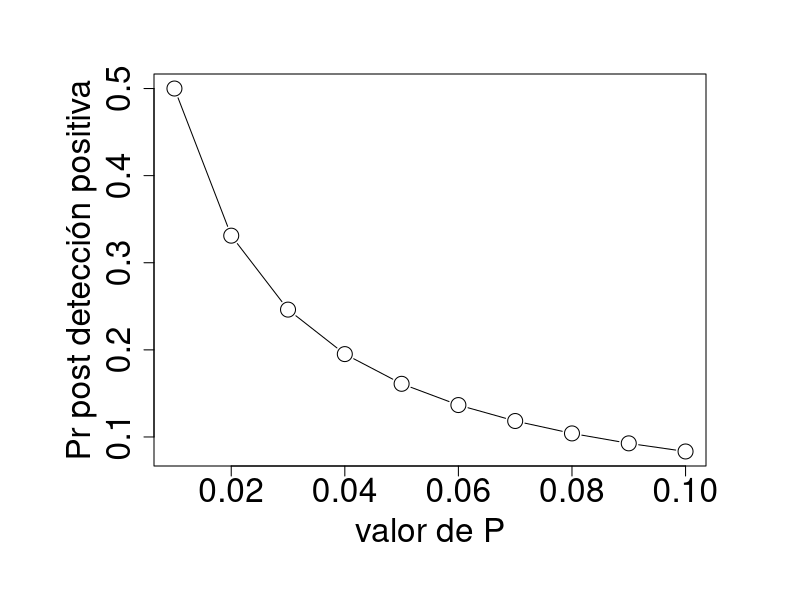
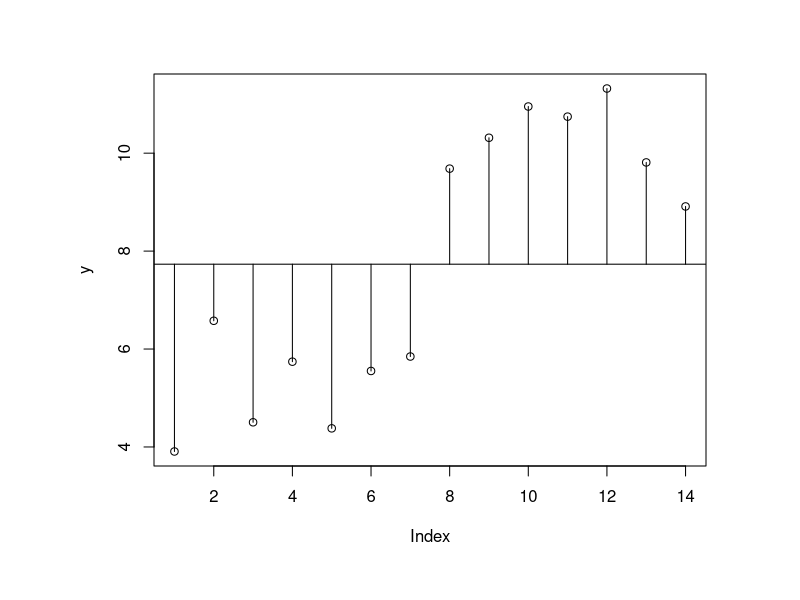
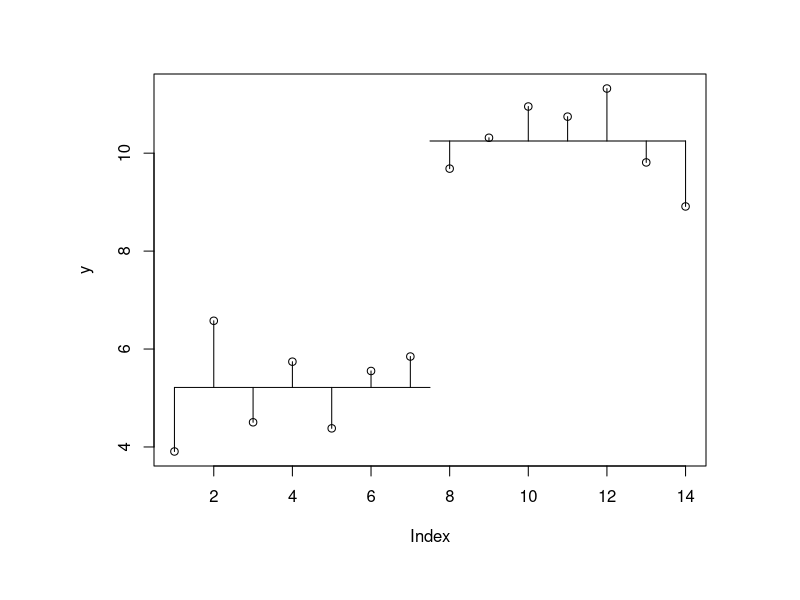
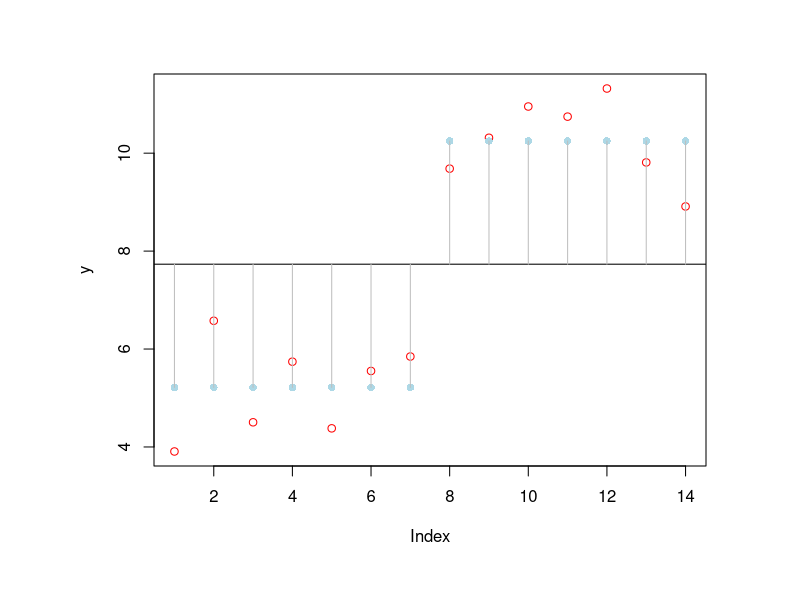

Reproduce these figures in R, in order.
## ---- chunk 1
Pr_positivo_vampiro <- 0.95 
Pr_positivo_Mortal <- 0.01 
Pr_vampiro <- 0.001 
## ---- chunk 2
Pr_positivo <- Pr_positivo_vampiro * Pr_vampiro + Pr_positivo_Mortal * (1 - Pr_vampiro) 

Pr_vampiro_positivo <- (Pr_positivo_vampiro * Pr_vampiro) / Pr_positivo

round(Pr_vampiro_positivo, 3)
## ---- chunk 3
Pr_posterior_hallazgo_verdadero <- (0.95 * 0.01) / ((0.95 * 0.01) + (0.05 * (1-0.01)))
Pr_posterior_hallazgo_verdadero
## ---- chunk 4
ciencia <- function (pr_pos_verdadero = 0.95, pr_verdadero = 0.01)
{
    pr_falso <- 1 - pr_verdadero
    pr_pos_falso <- 1 - pr_pos_verdadero

    pr_verdadero_pos <- pr_pos_verdadero * pr_verdadero / (pr_pos_verdadero * pr_verdadero + pr_pos_falso*pr_falso)

    return(pr_verdadero_pos)
}
## ---- chunk 5
# Elegimos una serie de valores de interés
valores_de_interés <- seq(0.9, 0.99, 0.01)

# Creamos un espacio de memoria vacío para anotar ahí los cálculos
resultados <- data.frame(numeric(0), numeric(0))
for (pr in valores_de_interés) 
    resultados <- rbind(resultados, c(pr, ciencia(pr, 0.01)))

names(resultados) <- c("p_error", "p_post")
## ---- chunk 6
# Área de graficación. mar() para el margen. oma() alrededor del margen.
par(oma=c(2,3,1,2)) # abajo=2, izq=3, arriba=1, der=2
par(mar=c(4,4,2,2) + 0.7)

# Tamaño de la gráfica
options(repr.plot.width = 15, repr.plot.height = 5)

# Gráfica
plot(x = 1 - resultados$p_error, y = resultados$p_post,
     type = "b", xlab = "valor de P", ylab = "Pr post detección positiva", cex = 2, 
     cex.axis  = 2, cex.lab = 2)
## ---- chunk 7
pf(198.50, 1, 2, lower.tail=F)
pt(sqrt(198.50), 2, lower.tail = F)*2
## ---- chunk 8
anova.data <- data.frame(y=c(rnorm(7, 5.4, 1), rnorm(7, 10.8, 1)))
anova.data$f <- factor(rep(c("a", "b"), each = 7))  

## ---- chunk 9
attach(anova.data)
## ---- chunk 10
plot(y)
abline(mean(y), 0)
for (i in 1:length(y)) lines (c(i,i), c(mean(y), y[i]))
## ---- chunk 11
dist_med_y <- sum(abs(y - mean(y)))
dist_med_y
## ---- chunk 12
means <- tapply(y, f, mean)
means
## ---- chunk 13
plot(y)
lines(c(1, 7.5), c(means[1], means[1]))
lines(c(7.5, 14), c(means[2], means[2]))
for (i in 1:7 ) lines (c(i,i), c(means[1], y[i]))
for (i in 8:14) lines (c(i,i), c(means[2], y[i]))
## ---- chunk 14
dist_med_s <- sum(m1=sum(abs(y[1:7] - means[1])), m2=sum(abs(y[7:14] - means[2])))
dist_med_s
## ---- chunk 15
suma_trazos_vert_2 <- means[1] - y
## ---- chunk 16
modelo <- lm(y ~ f) # ¿qué estoy haciendo aquí?
plot (y, col = "red")
abline (mean(y), 0)
points(predict(modelo), pch = 16, col = "lightblue")
for (i in 1:14) lines(c(i, i), c(mean(y), predict(modelo)[i]), col = "gray")
## ---- chunk 17
detach(anova.data)
